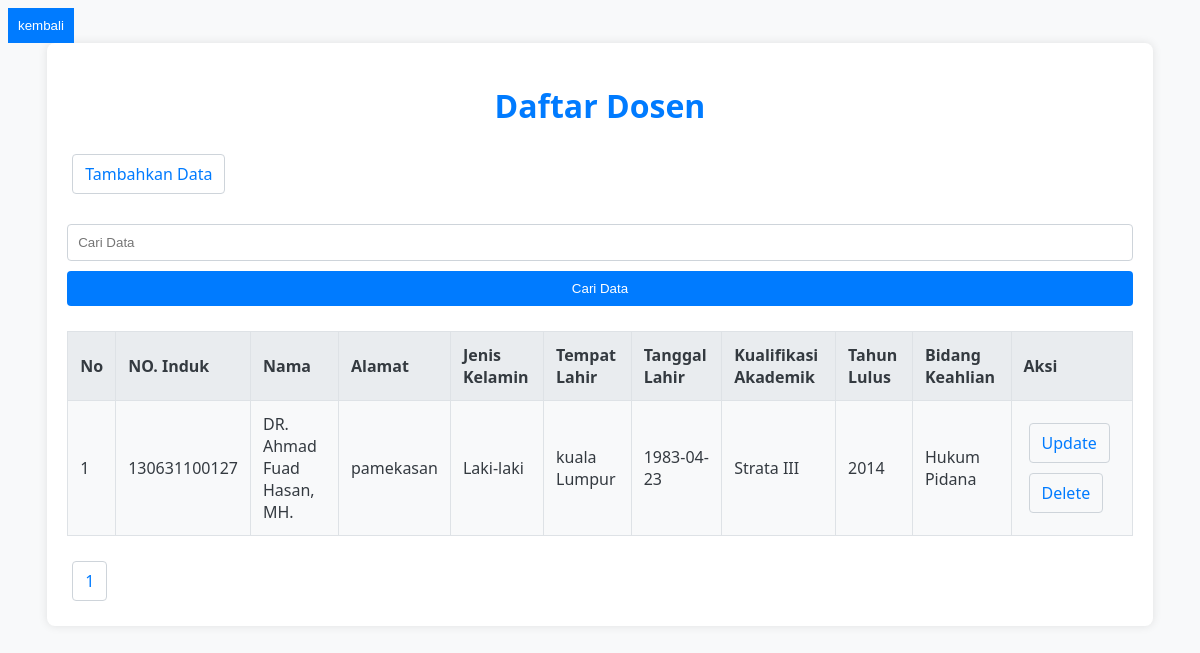
/index.php?cari=DR. Ahmad Fuad Hasan, MH., run on the app's committed database.
### tables this page shows
CREATE TABLE IF NOT EXISTS `daftar_dosen` (
  `id` int unsigned NOT NULL AUTO_INCREMENT,
  `NO_INDUK` varchar(20) NOT NULL,
  `Nama` varchar(100) DEFAULT NULL,
  `alamat` varchar(100) DEFAULT NULL,
  `jenis_kelamin` enum('L','P') DEFAULT NULL,
  `Tempat_Lahir` varchar(50) DEFAULT NULL,
  `Tanggal_Lahir` date DEFAULT NULL,
  `kualifikasi_akademik` varchar(20) DEFAULT NULL,
  `tahun_lulus` int DEFAULT NULL,
  `Bidang_Keahlian` varchar(50) DEFAULT NULL,
  `updated_at` timestamp NULL DEFAULT NULL,
  PRIMARY KEY (`id`)
);

### index.php (the view, shortened to what this page needs)
<?php
include "koneksi.php";
$cari = isset($_GET['cari']) ? $_GET['cari'] : "";
if (isset($_GET['cari'])) {
    echo "<button style='background-color:#007bff; padding:10px; border:none;'><a href = 'index.php' style='color:white; text-decoration:none;'>kembali</a></button>";
}
$limit = 5;
$page = isset($_GET['page']) ? (int)$_GET['page'] : 1;
$start = ($page > 1) ? ($page * $limit) - $limit : 0;
$total = mysqli_query($connect, "SELECT COUNT(*) AS total FROM `daftar_dosen` WHERE `Nama` LIKE '%$cari%' OR `NO_INDUK` LIKE '%$cari%' OR `alamat` LIKE '%$cari%' OR `jenis_kelamin` LIKE '%$cari%' OR `Tempat_Lahir` LIKE '%$cari%' OR `Tanggal_Lahir` LIKE '%$cari%' OR `kualifikasi_akademik` LIKE '%$cari%' OR `tahun_lulus` LIKE '%$cari%' OR `Bidang_Keahlian` LIKE '%$cari%'");
$total = mysqli_fetch_assoc($total)['total'];
$pages = ceil($total / $limit);
$read = mysqli_query($connect,"SELECT * FROM `daftar_dosen` WHERE `Nama` LIKE '%$cari%' OR `NO_INDUK` LIKE '%$cari%' OR `alamat` LIKE '%$cari%' OR `jenis_kelamin` LIKE '%$cari%' OR `Tempat_Lahir` LIKE '%$cari%' OR `Tanggal_Lahir` LIKE '%$cari%' OR `kualifikasi_akademik` LIKE '%$cari%' OR `tahun_lulus` LIKE '%$cari%' OR `Bidang_Keahlian` LIKE '%$cari%' LIMIT $start, $limit");
?>
<!DOCTYPE html>
<html lang="en">
<head>
</head>
<body>
    <div class="container">
        <h1>Daftar Dosen</h1>
        <form action="" method="post">
            <a href="create.php" class="btn">Tambahkan Data</a>
        </form>
        <form method="get" action="index.php">
            <input type="text" name="cari" placeholder="Cari Data" autocomplete="off" autofocus>
            <input type="submit" value="Cari Data">
        </form>
        <table>
            <tr>
                <th>No</th>
                <th>NO. Induk</th>
                <th>Nama</th>
                <th>Alamat</th>
                <th>Jenis Kelamin</th>
                <th>Tempat Lahir</th>
                <th>Tanggal Lahir</th>
                <th>Kualifikasi Akademik</th>
                <th>Tahun Lulus</th>
                <th>Bidang Keahlian</th>
                <th>Aksi</th>
            </tr>
            <?php $no = $start + 1; ?>
            <?php while($item = mysqli_fetch_assoc($read)) :?>
            <tr>
                <td><?php echo $no; ?></td>
                <td><?php echo $item["NO_INDUK"]; ?></td>
                <td><?php echo $item["Nama"]; ?></td>
                <td><?php echo $item["alamat"]; ?></td>
                <td>
                    <?php echo $item["jenis_kelamin"] == "L" ? "Laki-laki" : "Perempuan"; ?>
                </td>
                <td><?php echo $item["Tempat_Lahir"]; ?></td>
                <td><?php echo $item["Tanggal_Lahir"]; ?></td>
                <td><?php echo $item["kualifikasi_akademik"]; ?></td>
                <td><?php echo $item["tahun_lulus"]; ?></td>
                <td><?php echo $item["Bidang_Keahlian"]; ?></td>
                <td>
                    <a href="update.php?aksi=update&id=<?php echo $item['id'];?>&NO_INDUK=<?php echo $item['NO_INDUK'];?>&Nama=<?php echo $item['Nama'];?>&alamat=<?php echo $item['alamat'];?>&jenis_kelamin=<?php echo $item['jenis_kelamin'];?>&Tempat_Lahir=<?php echo $item['Tempat_Lahir'];?>&Tanggal_Lahir=<?php echo $item['Tanggal_Lahir'];?>&kualifikasi_akademik=<?php echo $item['kualifikasi_akademik'];?>&tahun_lulus=<?php echo $item['tahun_lulus'];?>&Bidang_Keahlian=<?php echo $item['Bidang_Keahlian'];?>"
                        class="btn">Update</a>
                    <a href="delete.php?delete&id=<?php echo $item['id']; ?>"
                        onclick="return confirm('yakin ingin menghapus')" class="btn">Delete</a>
                </td>
            </tr>
            <?php $no++?>
            <?php endwhile; ?>
        </table>
        <div>
            <?php for ($i = 1; $i <= $pages; $i++) : ?>
            <a href="?page=<?php echo $i; ?>&cari=<?php echo $cari; ?>" class="btn"><?php echo $i; ?></a>
            <?php endfor; ?>
        </div>
    </div>
</body>
</html>

### index.php (style rules this page uses)
body { font-family: 'Segoe UI', Tahoma, Geneva, Verdana, sans-serif; background-color: #f8f9fa; color: #343a40; }
.container { width: 90%; margin: 0 auto; padding: 20px; background-color: #ffffff; box-shadow: 0 0 10px rgba(0, 0, 0, 0.1); border-radius: 8px; }
h1 { text-align: center; color: #007bff; }
form { margin-bottom: 20px; }
input[type="text"], input[type="submit"] { padding: 10px; margin: 5px 0; border: 1px solid #ced4da; border-radius: 4px; width: 100%; box-sizing: border-box; }
input[type="submit"] { background-color: #007bff; color: white; border: none; cursor: pointer; }
table { width: 100%; border-collapse: collapse; margin-bottom: 20px; }
table, th, td { border: 1px solid #dee2e6; }
th, td { padding: 12px; text-align: left; }
th { background-color: #e9ecef; }
tr:nth-child(even) { background-color: #f8f9fa; }
.btn { padding: 8px 12px; margin: 5px; border: 1px solid #ced4da; border-radius: 4px; text-decoration: none; color: #007bff; display: inline-block; transition: 0.5s; }

### data on the page
daftar_dosen: NO_INDUK "130631100127", Nama "DR. Ahmad Fuad Hasan, MH.", alamat "pamekasan", jenis_kelamin "Laki-laki", Tempat_Lahir "kuala Lumpur", Tanggal_Lahir "1983-04-23", kualifikasi_akademik "Strata III", tahun_lulus "2014", Bidang_Keahlian "Hukum Pidana"
